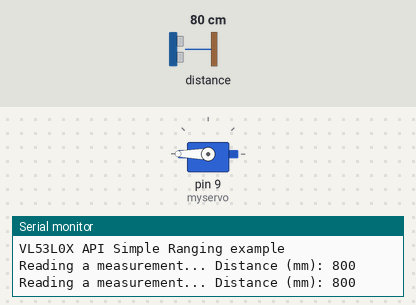
The sketch below on a simulated Arduino Uno, built with avr-gcc and run on an emulated ATmega328P. Shown: servo, the last lines printed to the serial monitor. The inputs (shaded band) are chosen by the test bench; at power-on: distance to the obstacle 80 cm.

Above: at 3.9 s.
4.0 s: distance to the obstacle set to 120 cm
At 6.6 s:
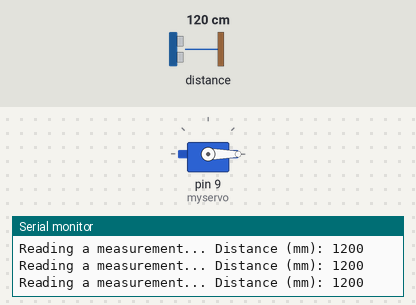
12.0 s: distance to the obstacle set to 103 cm
20.0 s: distance to the obstacle set to 96 cm
At 20.9 s:
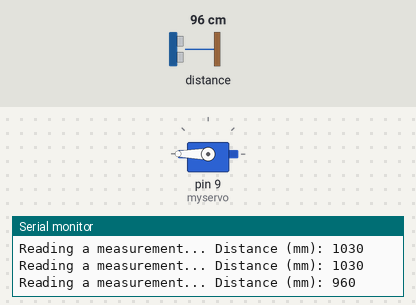
Timing chart, 0 to 33.8 s (numbered marks = the images above; inputs shaded):
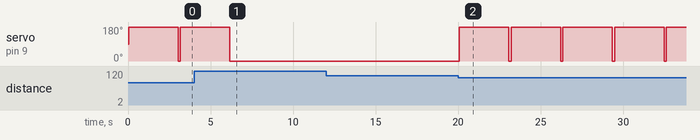

The sketch:

auto_door_system.ino
```cpp
#include "Adafruit_VL53L0X.h"
#include <Servo.h>

Servo myservo;
Adafruit_VL53L0X lox = Adafruit_VL53L0X();

void setup() {
  Serial.begin(115200);
  myservo.attach(9);

  // wait until serial port opens for native USB devices
  while (! Serial) {
    delay(1);
  }

  Serial.println("Adafruit VL53L0X test");
  if (!lox.begin()) {
    Serial.println(F("Failed to boot VL53L0X"));
    while(1);
  }
  // power
  Serial.println(F("VL53L0X API Simple Ranging example\n\n"));
}


void loop() {
  VL53L0X_RangingMeasurementData_t measure;

  Serial.print("Reading a measurement... ");
  lox.rangingTest(&measure, false); // pass in 'true' to get debug data printout!

  if (measure.RangeStatus != 4) {  // phase failures have incorrect data
    Serial.print("Distance (mm): "); Serial.println(measure.RangeMilliMeter);
    if(measure.RangeMilliMeter<1000){
      myservo.write(180);              // tell servo to go to position in variable 'pos'
      delay(3000);
      myservo.write(0);
    }
  } else {
    Serial.println(" out of range ");
  }

  delay(100);
}
```

Measured:
- the behaviour switches between 100 and 99 cm on distance to the obstacle (found by bisection; images 1 and 2)
- after the input at 4.0 s, servo on pin 9 (myservo): goes on until 6.2 s, then stays 0°
- after the input at 20.0 s, servo on pin 9 (myservo): alternates 180° for 3.0 s and 0° for 0.13 s, starting after 0.07 s
